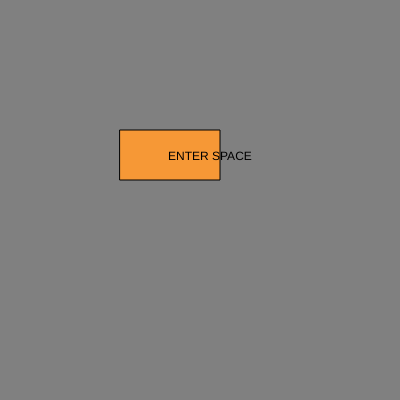
Frame 1 (no input)
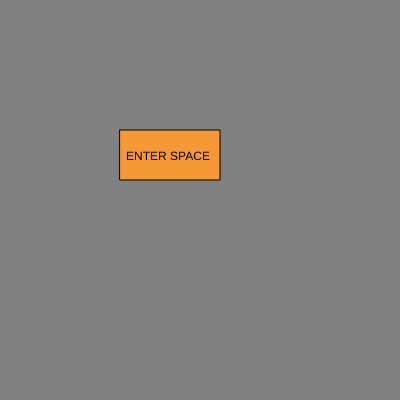
Frame 60 (no input)
Frame 120 (the mouse pressed at the canvas centre since frame 60): identical to frame 60, image omitted

The p5.js sketch that drew these frames (run headless with seeded random() and noise() and a simulated clock; from frame 60 on, the mouse is pressed at the canvas centre):

// p5.js sketch
// ── sketch.js
let state = 0;
let timer = 0;

function setup() {
  createCanvas(400, 400);
}


function draw() {




  switch (state) {

    case 0:
      background("grey");
      fill("#F69836");
      rect(120, 130, 100, 50);
      fill("black");


      textSize(12);
      text("ENTER SPACE", 168, 160);
      textAlign(CENTER);

      break;




    case 1:
    //space
      background("black");
      fill("#7F95F5");
      ellipse(155,140, 60, 60);
      fill("blue")
      ellipse(155,140, 100, 20);


    //pink
      fill("#EF7FF5");
      ellipse(255,240, 100, 100);


      //dark red
      fill("#922400");
      ellipse(290,45, 40, 40);

      //red
        fill("#D61F00");
        ellipse(295,40, 10, 10);

        //red
          fill("#D61F00");
          ellipse(290,55, 10, 10);

          //red
            fill("#D61F00");
            ellipse(280,35, 5, 5);


      translate (100,100);
      rotate(45);
      fill("yellow");
      rect(155,160,15,15);

      translate (-20,-100);
      rotate(270);
      fill("yellow");
      rect(10,160,5,5);

      translate (-5,-120);
      rotate(270);
      fill("yellow");
      rect(10,160,5,5);




        noStroke();





      timer++;
      if (timer >= 200) {
        timer = 4;
        state = 2;

      }


      break;


    case 2:
    //pattern
    background("white");
    fill("black");
    for (let j =0; j<200; j++){
    for (let i =0; i< 50; i++) {
    ellipse(i*11,j*11,17,10);
    }
  }
    break;

}
}

function mouseReleased() {
  if ((mouseX > 100) && (mouseX < 200) && (mouseY > 100) && (mouseY < 200)) {
    state++;
    if (state > 1) state = 0;
  }


}
